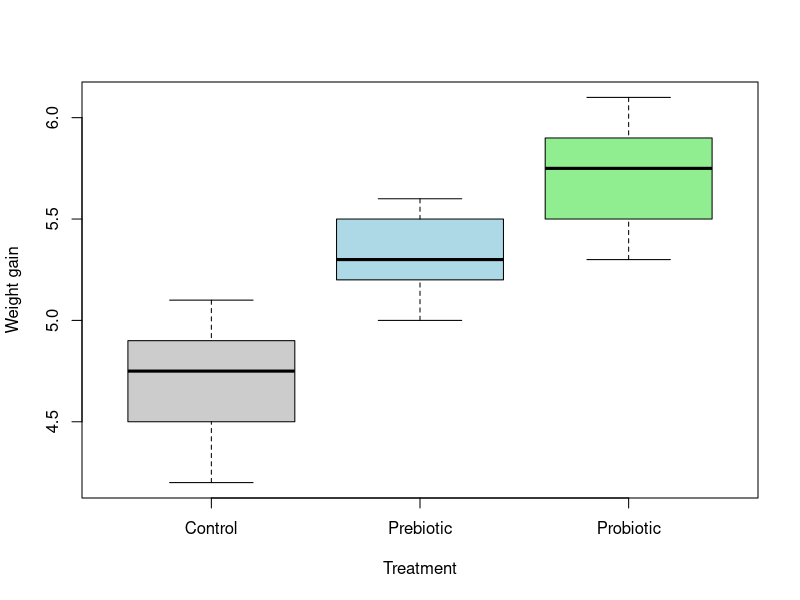
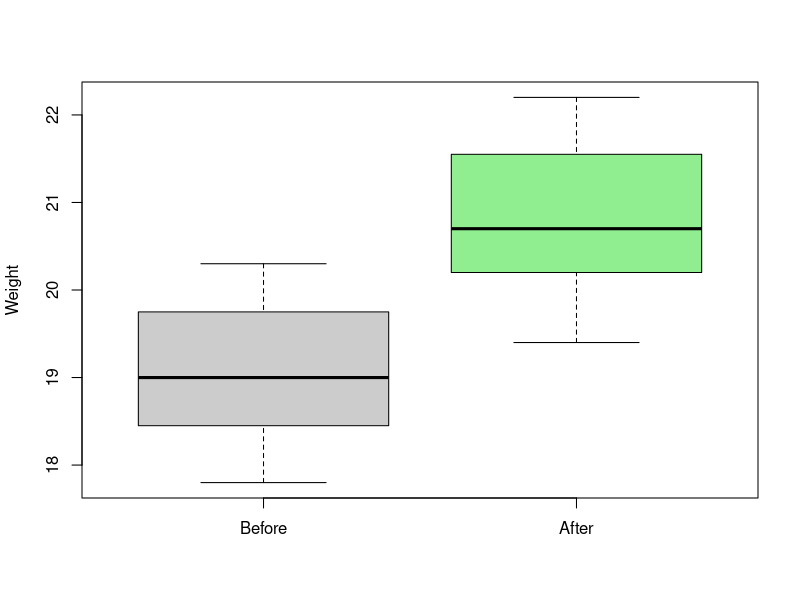
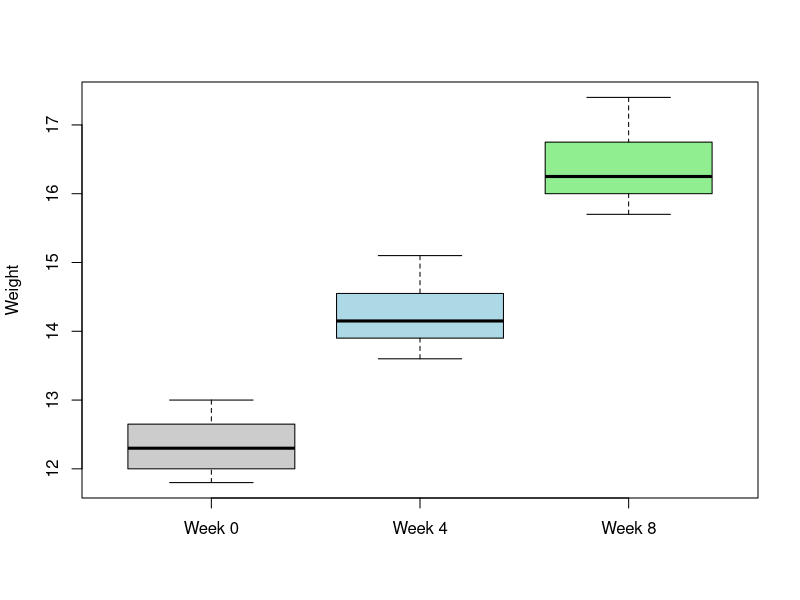

Here is the R script that generated these plots, in order:
set.seed(123)

shrimp <- data.frame(
  treatment = rep(c("Control", "Probiotic", "Prebiotic"), each = 10),
  weight_gain = c(
    4.2, 4.7, 4.8, 5.0, 4.5, 4.9, 5.1, 4.6, 4.4, 4.8,
    5.4, 5.8, 5.7, 6.0, 5.3, 5.9, 6.1, 5.6, 5.5, 5.8,
    5.0, 5.2, 5.3, 5.5, 5.1, 5.4, 5.6, 5.2, 5.3, 5.5
  )
)

boxplot(weight_gain ~ treatment, data = shrimp,
        xlab = "Treatment", ylab = "Weight gain",
        col = c("gray80", "lightblue", "lightgreen"))

#===============================================================
#by(data, group, function)
by(shrimp$weight_gain, shrimp$treatment, shapiro.test)
#===============================================================
bartlett.test(weight_gain ~ treatment, data = shrimp)
#===============================================================
probiotic <- subset(shrimp, treatment == "Probiotic")$weight_gain
t.test(probiotic, mu = 5)
#===============================================================
wilcox.test(probiotic, mu = 5)
#===============================================================
two_groups <- subset(shrimp, treatment %in% c("Control", "Probiotic"))

t.test(weight_gain ~ treatment, data = two_groups, var.equal = TRUE)
#===============================================================

wilcox.test(weight_gain ~ treatment, data = two_groups)
#===============================================================

fish_paired <- data.frame(
  before = c(18.2, 19.1, 17.8, 20.0, 18.7, 19.5, 18.9, 20.3),
  after  = c(20.1, 21.0, 19.4, 22.2, 20.3, 21.1, 20.4, 22.0)
)

boxplot(fish_paired$before, fish_paired$after,
        names = c("Before", "After"),
        ylab = "Weight", col = c("gray80", "lightgreen"))
#===============================================================

t.test(fish_paired$after, fish_paired$before, paired = TRUE)
#===============================================================

wilcox.test(fish_paired$after, fish_paired$before, paired = TRUE)
#===============================================================

model_aov <- aov(weight_gain ~ treatment, data = shrimp)
summary(model_aov)
#===============================================================

TukeyHSD(model_aov)
#===============================================================

kruskal.test(weight_gain ~ treatment, data = shrimp)
#===============================================================


fish_time <- data.frame(
  fish_id = factor(1:8),
  week0 = c(12.1, 11.8, 12.5, 13.0, 12.4, 11.9, 12.8, 12.2),
  week4 = c(14.0, 13.6, 14.3, 15.1, 14.2, 13.8, 14.8, 14.1),
  week8 = c(16.2, 15.7, 16.5, 17.4, 16.3, 15.9, 17.0, 16.1)
)

boxplot(fish_time[, c("week0", "week4", "week8")],
        names = c("Week 0", "Week 4", "Week 8"),
        ylab = "Weight", col = c("gray80", "lightblue", "lightgreen"))
#===============================================================

fish_long <- reshape(
  fish_time,
  varying = c("week0", "week4", "week8"),
  v.names = "weight",
  timevar = "week",
  times = c("week0", "week4", "week8"),
  direction = "long"
)

model_rm <- aov(weight ~ week + Error(fish_id/week), data = fish_long)
summary(model_rm)
#===============================================================

friedman.test(as.matrix(fish_time[, c("week0", "week4", "week8")]))
#===============================================================

trout <- data.frame(
  diet = rep(c("Diet_A", "Diet_B", "Diet_C"), each = 8),
  gain = c(
    21.8, 22.5, 23.1, 22.0, 21.5, 22.7, 23.0, 22.4,
    25.1, 25.8, 26.2, 24.9, 25.5, 26.0, 25.7, 26.3,
    23.8, 24.2, 24.6, 23.9, 24.4, 24.8, 24.1, 24.5
  )
)

by(trout$gain, trout$diet, shapiro.test)
bartlett.test(gain ~ diet, data = trout)

model_trout <- aov(gain ~ diet, data = trout)
summary(model_trout)
TukeyHSD(model_trout)

kruskal.test(gain ~ diet, data = trout)
#===============================================================
